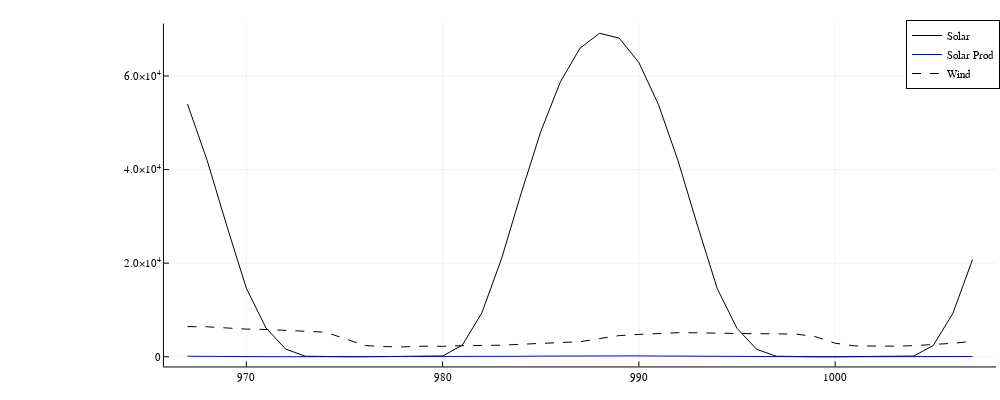

This figure's notebook cell:
### Code cell
# Compare availability of solar to wind
plotly()
plot(x, value.(A_s)[time_ls, 1]*P_max_s, label="Solar", lc=:black, lw=1)
plot!(x, a, label="Solar Prod", lc=:blue, lw=1)
plot!(x, value.(A_s)[time_ls, 2]*P_max_w, label="Wind", lc=:black, lw=1, ls=:dash)
plot!(size=(1000,400))

### Figure 1 — Plotly figure (JSON) as saved in the notebook; plotly's stock layout.template omitted (floating-point values rounded to 4 significant figures)
{"data": [{"colorbar": {"len": 0.9525, "title": "", "x": 0.9961, "y": 0.5139}, "legendgroup": "Solar", "line": {"color": "rgba(0, 0, 0, 1.000)", "dash": "solid", "shape": "linear", "width": 1}, "mode": "lines", "name": "Solar", "showlegend": true, "type": "scatter", "x": [967, 968, 969, 970, 971, 972, 973, 974, 975, 976, 977, 978, 979, 980, 981, 982, 983, 984, 985, 986, 987, 988, 989, 990, 991, 992, 993, 994, 995, 996, 997, 998, 999, 1000, 1001, 1002, 1003, 1004, 1005, 1006, 1007], "xaxis": "x", "y": [54000.0, 41970.0, 28020.0, 14620.0, 6150.0, 1639.0, 119.6, 0, 0, 0, 0, 0, 0, 158.1, 2463.0, 9383.0, 20920.0, 34910.0, 48100.0, 58750.0, 65940.0, 69130.0, 68080.0, 62860.0, 53880.0, 41830.0, 27860.0, 14500.0, 6072.0, 1599.0, 111.5, 0, 0, 0, 0, 0, 0, 146.9, 2408.0, 9271.0, 20770.0], "yaxis": "y"}, {"colorbar": {"len": 0.9525, "title": "", "x": 0.9961, "y": 0.5139}, "legendgroup": "Solar Prod", "line": {"color": "rgba(0, 0, 255, 1.000)", "dash": "solid", "shape": "linear", "width": 1}, "mode": "lines", "name": "Solar Prod", "showlegend": true, "type": "scatter", "x": [967, 968, 969, 970, 971, 972, 973, 974, 975, 976, 977, 978, 979, 980, 981, 982, 983, 984, 985, 986, 987, 988, 989, 990, 991, 992, 993, 994, 995, 996, 997, 998, 999, 1000, 1001, 1002, 1003, 1004, 1005, 1006, 1007], "xaxis": "x", "y": [109.1, 121.2, 80.86, 42.21, 17.75, 3.311, 0.2417, 0, 0, 0, 0, 0, 0, 0.4563, 7.11, 27.08, 60.38, 100.8, 138.8, 169.6, 190.3, 199.5, 196.5, 181.5, 155.5, 120.7, 56.29, 41.84, 17.53, 3.232, 0.2253, 0, 0, 0, 0, 0, 0, 0.4239, 6.95, 26.76, 59.96], "yaxis": "y"}, {"colorbar": {"len": 0.9525, "title": "", "x": 0.9961, "y": 0.5139}, "legendgroup": "Wind", "line": {"color": "rgba(0, 0, 0, 1.000)", "dash": "dash", "shape": "linear", "width": 1}, "mode": "lines", "name": "Wind", "showlegend": true, "type": "scatter", "x": [967, 968, 969, 970, 971, 972, 973, 974, 975, 976, 977, 978, 979, 980, 981, 982, 983, 984, 985, 986, 987, 988, 989, 990, 991, 992, 993, 994, 995, 996, 997, 998, 999, 1000, 1001, 1002, 1003, 1004, 1005, 1006, 1007], "xaxis": "x", "y": [6438.0, 6403.0, 6153.0, 5903.0, 5830.0, 5640.0, 5449.0, 5256.0, 3925.0, 2407.0, 2166.0, 2116.0, 2263.0, 2232.0, 2363.0, 2397.0, 2467.0, 2668.0, 2848.0, 3051.0, 3209.0, 3887.0, 4518.0, 4773.0, 4976.0, 5139.0, 5119.0, 4995.0, 4963.0, 4934.0, 4883.0, 4850.0, 4283.0, 2893.0, 2319.0, 2269.0, 2265.0, 2362.0, 2540.0, 2877.0, 3294.0], "yaxis": "y"}], "layout": {"annotations": [], "height": 400, "legend": {"bgcolor": "rgba(255, 255, 255, 1.000)", "bordercolor": "rgba(0, 0, 0, 1.000)", "borderwidth": 1, "font": {"color": "rgba(0, 0, 0, 1.000)", "family": "sans-serif", "size": 11}, "title": {"font": {"color": "rgba(0, 0, 0, 1.000)", "family": "sans-serif", "size": 15}, "text": ""}, "tracegroupgap": 0, "traceorder": "normal", "x": 1, "xanchor": "auto", "y": 1, "yanchor": "auto"}, "margin": {"b": 20, "l": 0, "r": 0, "t": 20}, "paper_bgcolor": "rgba(255, 255, 255, 1.000)", "plot_bgcolor": "rgba(255, 255, 255, 1.000)", "showlegend": true, "width": 1000, "xaxis": {"anchor": "y", "domain": [0.1639, 0.9961], "gridcolor": "rgba(0, 0, 0, 0.100)", "gridwidth": 0.5, "linecolor": "rgba(0, 0, 0, 1.000)", "mirror": false, "range": [965.8, 1008.0], "showgrid": true, "showline": true, "showticklabels": true, "tickangle": 0, "tickcolor": "rgb(0, 0, 0)", "tickfont": {"color": "rgba(0, 0, 0, 1.000)", "family": "sans-serif", "size": 11}, "tickmode": "array", "ticks": "inside", "ticktext": ["970", "980", "990", "1000"], "tickvals": [970, 980, 990, 1000], "title": "", "titlefont": {"color": "rgba(0, 0, 0, 1.000)", "family": "sans-serif", "size": 15}, "type": "-", "visible": true, "zeroline": false, "zerolinecolor": "rgba(0, 0, 0, 1.000)"}, "yaxis": {"anchor": "x", "domain": [0.03762, 0.9902], "gridcolor": "rgba(0, 0, 0, 0.100)", "gridwidth": 0.5, "linecolor": "rgba(0, 0, 0, 1.000)", "mirror": false, "range": [-2074.0, 71200.0], "showgrid": true, "showline": true, "showticklabels": true, "tickangle": 0, "tickcolor": "rgb(0, 0, 0)", "tickfont": {"color": "rgba(0, 0, 0, 1.000)", "family": "sans-serif", "size": 11}, "tickmode": "array", "ticks": "inside", "ticktext": ["0", "2.0×10<sup>4</sup>", "4.0×10<sup>4</sup>", "6.0×10<sup>4</sup>"], "tickvals": [0, 20000, 40000, 60000], "title": "", "titlefont": {"color": "rgba(0, 0, 0, 1.000)", "family": "sans-serif", "size": 15}, "type": "-", "visible": true, "zeroline": false, "zerolinecolor": "rgba(0, 0, 0, 1.000)"}}}
